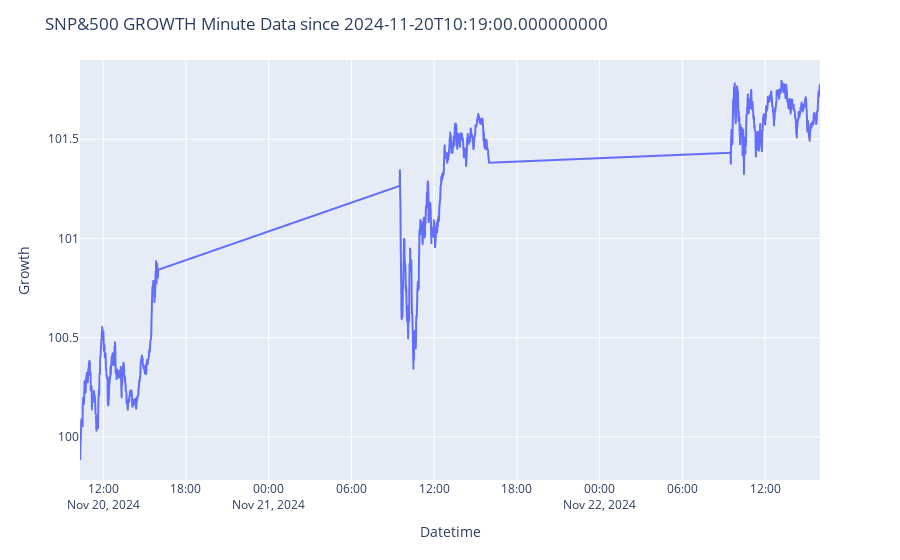

Notebook code for this chart:
### Code cell
# Plotting the line plot using plotly express
fig = px.line(df, x=df.index, y='Growth')
fig.update_layout(title = f"SNP&500 GROWTH Minute Data since {first_datetime}")

### Figure 1 — Plotly figure (JSON) as saved in the notebook; plotly's stock layout.template omitted (floating-point values rounded to 4 significant figures; data arrays with more than 128 entries replaced by an {"elided": "..."} marker saying what was removed)
{"data": [{"hovertemplate": "Datetime=%{x}<br>Growth=%{y}<extra></extra>", "legendgroup": "", "line": {"color": "#636efa", "dash": "solid"}, "marker": {"symbol": "circle"}, "mode": "lines", "name": "", "showlegend": false, "type": "scattergl", "x": {"elided": "1119 str values"}, "xaxis": "x", "y": {"elided": "1119 float values"}, "yaxis": "y"}], "layout": {"legend": {"tracegroupgap": 0}, "margin": {"t": 60}, "title": {"text": "SNP&500 GROWTH Minute Data since 2024-11-20T10:19:00.000000000"}, "xaxis": {"anchor": "y", "domain": [0, 1], "title": {"text": "Datetime"}}, "yaxis": {"anchor": "x", "domain": [0, 1], "title": {"text": "Growth"}}}}
